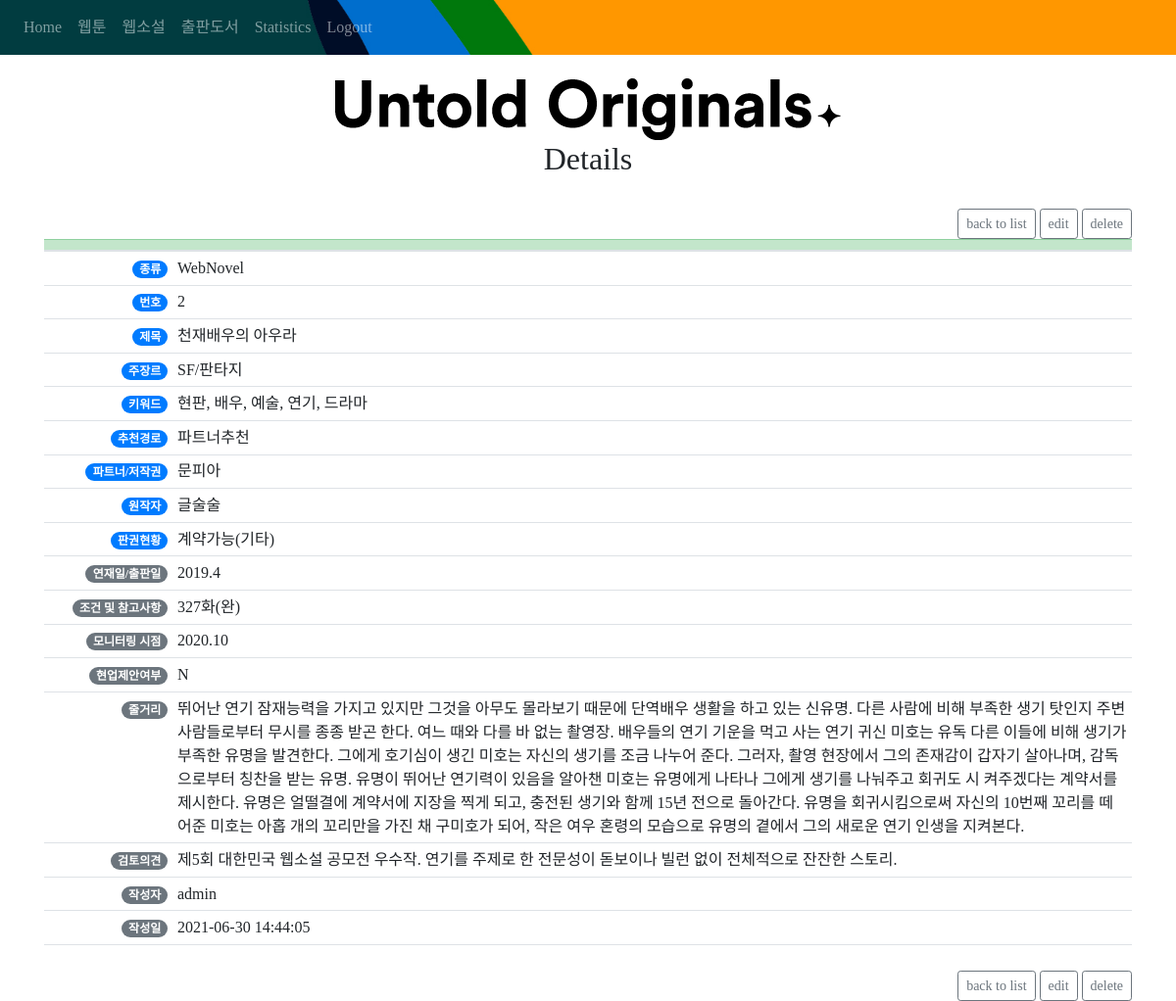
Page /detail-view/WebNovel/2 (signed in) on the committed database.
### website/models.py (models this page shows)
class WebNovel(db.Model):
    id = db.Column(db.Integer, primary_key=True)
    num = db.Column(db.String(10))
    title = db.Column(db.String(50))
    genre = db.Column(db.String(30))
    keyword = db.Column(db.String(100))
    ref_path = db.Column(db.String(200))
    copyright = db.Column(db.String(100))
    writer = db.Column(db.String(50))
    copyright_status = db.Column(db.String(50))
    condition = db.Column(db.String(50))
    date_pub = db.Column(db.String(10))
    monitored = db.Column(db.String(5))
    date_monitor = db.Column(db.String(10))
    suggested = db.Column(db.String(5))
    date_suggested = db.Column(db.String(10))
    suggested_feedback = db.Column(db.String(20))
    story = db.Column(db.String(10000))
    feedback = db.Column(db.String(5000))
    date = db.Column(db.String(100))
    user_id = db.Column(db.Integer, db.ForeignKey('user.id'))

class User(db.Model, UserMixin):
    id = db.Column(db.Integer, primary_key=True)
    email = db.Column(db.String(150), unique=True)
    password = db.Column(db.String(150))
    first_name = db.Column(db.String(150))
    ips_WebToonIp = db.relationship('WebToonIP', backref = 'author', lazy = True)
    ips_WebNovel = db.relationship('WebNovel', backref = 'author', lazy = True)
    ips_Books = db.relationship('Books', backref = 'author', lazy = True)

### website/views.py (the view)
@views.route('/detail-view/WebNovel/<int:id>', methods=['GET','POST'])
@login_required
def deatil_view_webnovel(id):
    ip_to_update = WebNovel.query.get_or_404(id)
    return render_template("detail_view.html", user=current_user, ip = ip_to_update)

### website/__init__.py (called while the page is built)
def create_app():
    app = Flask(__name__)
    app.config['SECRET_KEY'] = 'hjshjhdjah kjshkjdhjs'
    app.config['SQLALCHEMY_DATABASE_URI'] = f'sqlite:///{DB_NAME}'
    db.init_app(app)
    charts = GoogleCharts(app)
    from .views import views
    from .auth import auth
    app.register_blueprint(views, url_prefix='/')
    app.register_blueprint(auth, url_prefix='/')
    from .models import User, WebToonIP
    create_database(app)
    login_manager = LoginManager()
    login_manager.login_view = 'auth.login'
    login_manager.init_app(app)
    @login_manager.user_loader
    def load_user(id):
        return User.query.get(int(id))
    return app

### website/templates/detail_view.html (shortened to what this page needs)
{% extends "base.html" %} {% block title %}IP Detail View{% endblock %} {% block content
%}<br/>
<div style="text-align: center;">
    <img src="../../static/images/Slogan_2_Black.png" style = "max-width: 100%" alt="Slogan_black">
</div>
<div>
<h2>Details</h2>
    </div>
<br/>
<ul class="list-group list-group-flush" id="notes">
   <div class = "text-right">
        <a href="/{{ip.__class__.__name__}}" class="btn btn-outline-secondary btn-sm" > back to list </a>
        <a href="/update/{{ip.__class__.__name__}}/{{ip.id}}" class="btn btn-outline-secondary btn-sm" > edit </a>
        <a class = "btn btn-outline-secondary btn-sm" href="/delete/{{ip.__class__.__name__}}/{{ip.id}}">delete</a>
    </div>
    <table class="table table-sm table-hover" style = "text-align: left;">
  <thead>
    <tr class="table-success">
        <th scope="col" align = "left"></th>
        <th scope="col" align = "right"></th>
    </tr>
  </thead>
  <tbody class = "h7">
          <tr>
          <td align = "right" class = "elli_40"><span class="badge badge-pill badge-primary">종류</span></td>
          <td> {{ ip.__class__.__name__ }} </td>
      </tr>
        <tr>
          <td align = "right" class = "elli_40"><span class="badge badge-pill badge-primary">번호</span></td>
          <td> {{ ip.num }} </td>
      </tr>
      <tr>
          <td align = "right" class = "elli_40"><span class="badge badge-pill badge-primary">제목</span></td>
          <td> {{ ip.title }} </td>
      </tr>
      <tr>
          <td align = "right" class = "elli_40"><span class="badge badge-pill badge-primary">주장르</span></td>
          <td > {{ ip.genre }} </td>
      </tr>
      <tr>
          <td align = "right" class = "elli_40"><span class="badge badge-pill badge-primary">키워드</span></td>
          <td > {{ ip.keyword }} </td>
      </tr>
        <tr>
          <td align = "right" class = "elli_40"><span class="badge badge-pill badge-primary">추천경로</span></td>
          <td > {{ ip.ref_path }} </td>
      </tr>
      <tr>
          <td align = "right" class = "elli_40"><span class="badge badge-pill badge-primary">파트너/저작권</span></td>
          <td > {{ ip.copyright }} </td>
      </tr>
        <tr>
          <td align = "right" class = "elli_40"><span class="badge badge-pill badge-primary">원작자</span></td>
          <td > {{ ip.writer }} </td>
      </tr>
        <tr>
          <td align = "right" class = "elli_40"><span class="badge badge-pill badge-primary">판권현황</span></td>
          <td > {{ ip.copyright_status }} </td>
      </tr>
      <tr>
          <td align = "right" class = "elli_40"><span class="badge badge-pill badge-secondary">연재일/출판일</span></td>
          <td > {{ ip.date_pub }} </td>
      </tr>
      <tr>
          <td align = "right" class = "elli_40"><span class="badge badge-pill badge-secondary">조건 및 참고사항</span></td>
          <td > {{ ip.condition }} </td>
      </tr>
      {% if ip.monitored == 'Y'%}
      <tr>
          <td align = "right" class = "elli_40"><span class="badge badge-pill badge-secondary">모니터링 시점</span></td>
          <td > {{ ip.date_monitor }} </td>
      </tr>
      {% else %}
        <tr>
          <td align = "right" class = "elli_40"><span class="badge badge-pill badge-secondary">모니터링 진행 여부</span></td>
          <td > {{ ip.monitored }} </td>
      </tr>
      {% endif %}
      {% if ip.suggested == 'Y' %}
      <tr>
          <td align = "right" class = "elli_40"><span class="badge badge-pill badge-secondary">현업제안시기</span></td>
          <td > {{ ip.date_suggested }} </td>
      </tr>
        {% if ip.__class__.__name__ != 'WebToonIP' %}
      <tr>
          <td align = "right" class = "elli_40"><span class="badge badge-pill badge-secondary">현업 제안 내용</span></td>
          <td > {{ ip.suggested_feedback }} </td>
      </tr>
      {% endif %}
      {% else %}
      <tr>
          <td align = "right" class = "elli_40"><span class="badge badge-pill badge-secondary">현업제안여부</span></td>
          <td > {{ ip.suggested }} </td>
      </tr>
      {% endif %}
        <tr>
          <td align = "right" class = "elli_40"><span class="badge badge-pill badge-secondary elli_80">줄거리</span></td>
          <td class = "elli_80"> {{ ip.story }} </td>
      </tr>
      <tr>
          <td align = "right" class = "elli_40"><span class="badge badge-pill badge-secondary elli_80">검토의견</span></td>
          <td > {{ ip.feedback }} </td>
      </tr>
      <tr>
          <td align = "right" class = "elli_40"><span class="badge badge-pill badge-secondary">작성자</span></td>
          <td > {{ ip.author.first_name }} </td>
      </tr>
      <tr>
          <td align = "right" class = "elli_40"><span class="badge badge-pill badge-secondary">작성일</span></td>
          <td > {{ ip.date }} </td>
      </tr>
      <tr>
          <td align = "right" class = "elli_40"></td>
          <td ></td>
      </tr>
  </tbody>
</table>
    <div class = "text-right">
        <a href="/{{ip.__class__.__name__}}" class="btn btn-outline-secondary btn-sm" >back to list</a>
        <a href="/update/{{ip.__class__.__name__}}/{{ip.id}}" class="btn btn-outline-secondary btn-sm" >edit</a>
        <a class = "btn btn-outline-secondary btn-sm" href="/delete/{{ip.__class__.__name__}}/{{ip.id}}">delete</a>
    </div>
{% endblock %}

### website/templates/detail_view.html (style rules this page uses)
.elli_40 { max-width:150px; }
.elli_80 { max-width:800px; }
h2 { text-align: center; }

### rows in the picture
WebNovel: num "2", title "천재배우의 아우라", genre "SF/판타지", keyword "현판, 배우, 예술, 연기, 드라마", ref_path "파트너추천", copyright "문피아", writer "글술술", copyright_status "계약가능(기타)", date_pub "2019.4", condition "327화(완)", date_monitor "2020.10", suggested "N", story "뛰어난 연기 잠재능력을 가지고 있지만 그것을 아무도 몰라보기 때문에 단역배우 생활을 하고 있는 신유명. 다른 사람에 비해 부족한 생기 탓인지 주변사람들로부터 무시를 종종 받곤 한다. 여느 때와 다를 바 없는 촬영장. 배우들의 연기 기운을 먹고 사는 연기 귀신 미호는 유독 다른 이들에 비해 생기가 부족한 유명을 발견한다. 그에게 호기심이 생긴 미호는 자신의 생기를 조금 나누어 준다. 그러자, 촬영 현장에서 그의 존재감이 갑자기 살아나며, 감독으로부터 칭찬을 받는 유명. 유명이 뛰어난 연기력이 있음을 알아챈 미호는 유명에게 나타나 그에게 생기를 나눠주고 회귀도 시 켜주겠다는 계약서를 제시한다. 유명은 얼떨결에 계약서에 지장을 찍게 되고, 충전된 생기와 함께 15년 전으로 돌아간다. 유명을 회귀시킴으로써 자신의 10번째 꼬리를 떼어준 미호는 아홉 개의 꼬리만을 가진 채 구미호가 되어, 작은 여우 혼령의 모습으로 유명의 곁에서 그의 새로운 연기 인생을 지켜본다.", feedback "제5회 대한민국 웹소설 공모전 우수작. 연기를 주제로 한 전문성이 돋보이나 빌런 없이 전체적으로 잔잔한 스토리.", date "2021-06-30 14:44:05"
User: author.first_name "admin"

### other values in the picture
{{ ip.__class__.__name__ }} "WebNovel"
